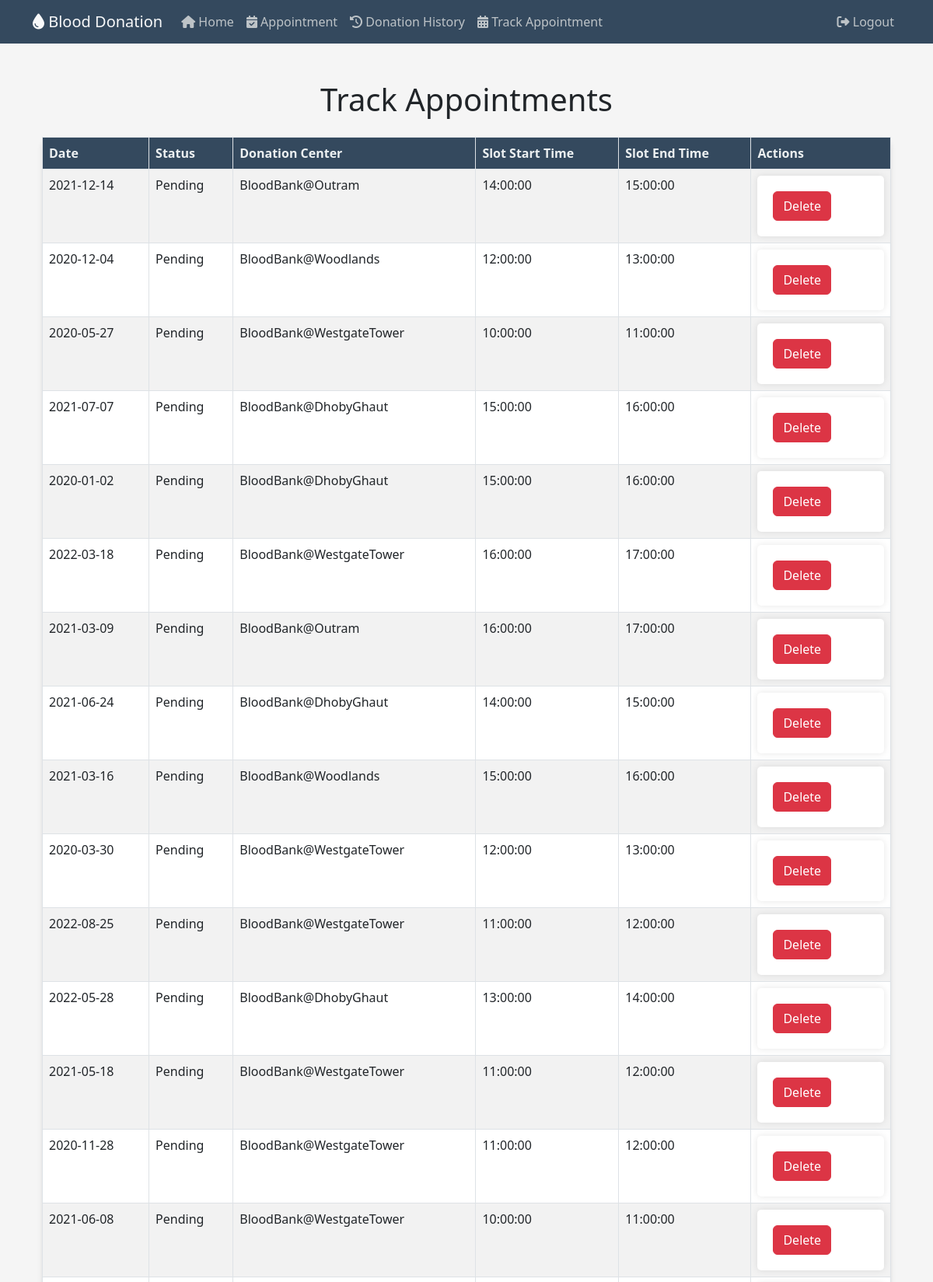
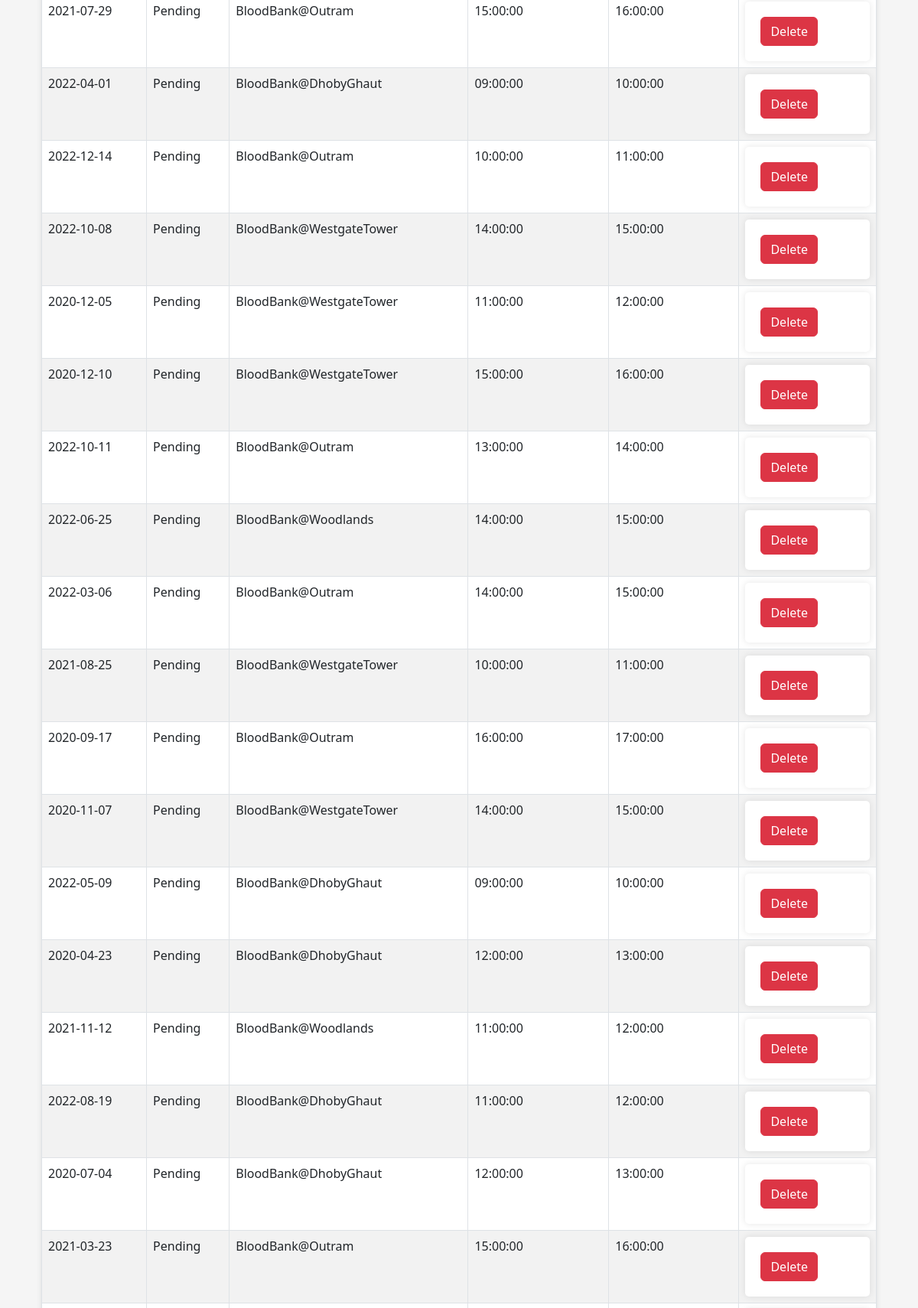
Screenshot of /trackappointment (signed in, upper part) with the database file from the repository (2 pictures, top to bottom).
### website/models.py (models this page shows)
class Appointment(db.Model):
    AppointmentID = db.Column(db.Integer, primary_key=True, autoincrement=True)
    Date = db.Column(db.Date, nullable=False)
    Status = db.Column(db.String(20), nullable=False)
    DonorID = db.Column(db.Integer, db.ForeignKey('donors.DonorID'))
    DonationCenterID = db.Column(db.Integer, db.ForeignKey('donation_center.DonationCenterID'))
    SlotID = db.Column(db.Integer, db.ForeignKey('slots.SlotID'))

class DonationCenter(db.Model):
    DonationCenterID = db.Column(db.Integer, primary_key=True, autoincrement=True)
    Name = db.Column(db.String(50), nullable=False)
    Address = db.Column(db.String(100), nullable=False)
    appointments = db.relationship('Appointment', backref='donation_center')
    slots = db.relationship('Slots', backref='donation_center')

### website/views.py (the view)
@views.route('/trackappointment')
def trackappointment():
    logged_in_user_email = session['email']
    user = Users.get_by_email(logged_in_user_email)
    donor_id = user.donor.DonorID
    stmt = (db.session.query(Appointment.AppointmentID,Appointment.Date, Appointment.Status, DonationCenter.Name, Slots.StartTime, Slots.EndTime)
        .join(DonationCenter, DonationCenter.DonationCenterID == Appointment.DonationCenterID)
        .join(Slots, Slots.SlotID == Appointment.SlotID)
        .join(Donors, Donors.DonorID == Appointment.DonorID)
        .filter(Donors.DonorID == donor_id)
        .filter(Appointment.Status == "Pending")
        .order_by(Appointment.AppointmentID.desc()))
    result = stmt.all()
    return render_template('trackappointment.html', appointments=result)

### website/models.py (called while the page is built)
    def get_by_email(email):
        return Users.query.filter_by(Email=email).first()

### website/templates/trackappointment.html (shortened to what this page needs)
{% extends "base.html" %}
{% block text %}
<div class="container my-5">
    <h1 class="mb-4">Track Appointments</h1>
    <table class="table table-striped table-bordered table-custom">
        <thead>
            <tr>
				<th>Date</th>
				<th>Status</th>
				<th>Donation Center</th>
                <th>Slot Start Time</th>
                <th>Slot End Time</th>
                <th>Actions</th>
			</tr>
		</thead>
		<tbody>
			{% for appointment in appointments %}
			<tr>
				<td>{{ appointment.Date }}</td>
				<td>{{ appointment.Status }}</td>
				<td>{{ appointment.Name }}</td>
                <td>{{ appointment.StartTime }}</td>
                <td>{{ appointment.EndTime }}</td>
                <td>
                    <form action="/appointments/{{ appointment.AppointmentID }}/delete" method="POST">
                        <button type="submit" class="btn btn-danger">Delete</button>
                    </form>
                </td>
            </tr>
			{% endfor %}
		</tbody>
	</table>
</div>
{% endblock %}

### website/static/styles.css (style rules this page uses)
body { font-family: 'Poppins', sans-serif; background-color: #f5f5f5 !important; }
h1 { font-size: 36px; margin: 20px 0; text-align: center; color: #4a4a4a; }
form { padding: 20px; background-color: #ffffff; border-radius: 5px; box-shadow: 0 0 10px rgba(0, 0, 0, 0.1); }

### website/templates/trackappointment.html (style rules this page uses)
.table-custom { background-color: #fff; border-radius: 10px; box-shadow: 0 4px 6px rgba(0, 0, 0, 0.1); }
.table-custom thead th { background-color: #34495e; color: #ecf0f1; }

### rows the page displays
Appointment: Date "2021-12-14", Status "Pending", Name "BloodBank@Outram", StartTime "14:00:00", EndTime "15:00:00"
Appointment: Date "2020-12-04", Status "Pending", Name "BloodBank@Woodlands", StartTime "12:00:00", EndTime "13:00:00"
Appointment: Date "2020-05-27", Status "Pending", Name "BloodBank@WestgateTower", StartTime "10:00:00", EndTime "11:00:00"
Appointment: Date "2021-07-07", Status "Pending", Name "BloodBank@DhobyGhaut", StartTime "15:00:00", EndTime "16:00:00"
Appointment: Date "2020-01-02", Status "Pending", Name "BloodBank@DhobyGhaut", StartTime "15:00:00", EndTime "16:00:00"
Appointment: Date "2022-03-18", Status "Pending", Name "BloodBank@WestgateTower", StartTime "16:00:00", EndTime "17:00:00"
Appointment: Date "2021-03-09", Status "Pending", Name "BloodBank@Outram", StartTime "16:00:00", EndTime "17:00:00"
Appointment: Date "2021-06-24", Status "Pending", Name "BloodBank@DhobyGhaut", StartTime "14:00:00", EndTime "15:00:00"
Appointment: Date "2021-03-16", Status "Pending", Name "BloodBank@Woodlands", StartTime "15:00:00", EndTime "16:00:00"
Appointment: Date "2020-03-30", Status "Pending", Name "BloodBank@WestgateTower", StartTime "12:00:00", EndTime "13:00:00"
Appointment: Date "2022-08-25", Status "Pending", Name "BloodBank@WestgateTower", StartTime "11:00:00", EndTime "12:00:00"
Appointment: Date "2022-05-28", Status "Pending", Name "BloodBank@DhobyGhaut", StartTime "13:00:00", EndTime "14:00:00"
Appointment: Date "2021-05-18", Status "Pending", Name "BloodBank@WestgateTower", StartTime "11:00:00", EndTime "12:00:00"
Appointment: Date "2020-11-28", Status "Pending", Name "BloodBank@WestgateTower", StartTime "11:00:00", EndTime "12:00:00"
Appointment: Date "2021-06-08", Status "Pending", Name "BloodBank@WestgateTower", StartTime "10:00:00", EndTime "11:00:00"
Appointment: Date "2021-07-29", Status "Pending", Name "BloodBank@Outram", StartTime "15:00:00", EndTime "16:00:00"
Appointment: Date "2022-04-01", Status "Pending", Name "BloodBank@DhobyGhaut", StartTime "09:00:00", EndTime "10:00:00"
Appointment: Date "2022-12-14", Status "Pending", Name "BloodBank@Outram", StartTime "10:00:00", EndTime "11:00:00"
Appointment: Date "2022-10-08", Status "Pending", Name "BloodBank@WestgateTower", StartTime "14:00:00", EndTime "15:00:00"
Appointment: Date "2020-12-05", Status "Pending", Name "BloodBank@WestgateTower", StartTime "11:00:00", EndTime "12:00:00"
Appointment: Date "2020-12-10", Status "Pending", Name "BloodBank@WestgateTower", StartTime "15:00:00", EndTime "16:00:00"
Appointment: Date "2022-10-11", Status "Pending", Name "BloodBank@Outram", StartTime "13:00:00", EndTime "14:00:00"
Appointment: Date "2022-06-25", Status "Pending", Name "BloodBank@Woodlands", StartTime "14:00:00", EndTime "15:00:00"
Appointment: Date "2022-03-06", Status "Pending", Name "BloodBank@Outram", StartTime "14:00:00", EndTime "15:00:00"
Appointment: Date "2021-08-25", Status "Pending", Name "BloodBank@WestgateTower", StartTime "10:00:00", EndTime "11:00:00"
Appointment: Date "2020-09-17", Status "Pending", Name "BloodBank@Outram", StartTime "16:00:00", EndTime "17:00:00"
Appointment: Date "2020-11-07", Status "Pending", Name "BloodBank@WestgateTower", StartTime "14:00:00", EndTime "15:00:00"
Appointment: Date "2022-05-09", Status "Pending", Name "BloodBank@DhobyGhaut", StartTime "09:00:00", EndTime "10:00:00"
Appointment: Date "2020-04-23", Status "Pending", Name "BloodBank@DhobyGhaut", StartTime "12:00:00", EndTime "13:00:00"
Appointment: Date "2021-11-12", Status "Pending", Name "BloodBank@Woodlands", StartTime "11:00:00", EndTime "12:00:00"
Appointment: Date "2022-08-19", Status "Pending", Name "BloodBank@DhobyGhaut", StartTime "11:00:00", EndTime "12:00:00"
Appointment: Date "2020-07-04", Status "Pending", Name "BloodBank@DhobyGhaut", StartTime "12:00:00", EndTime "13:00:00"
Appointment: Date "2021-03-23", Status "Pending", Name "BloodBank@Outram", StartTime "15:00:00", EndTime "16:00:00"
